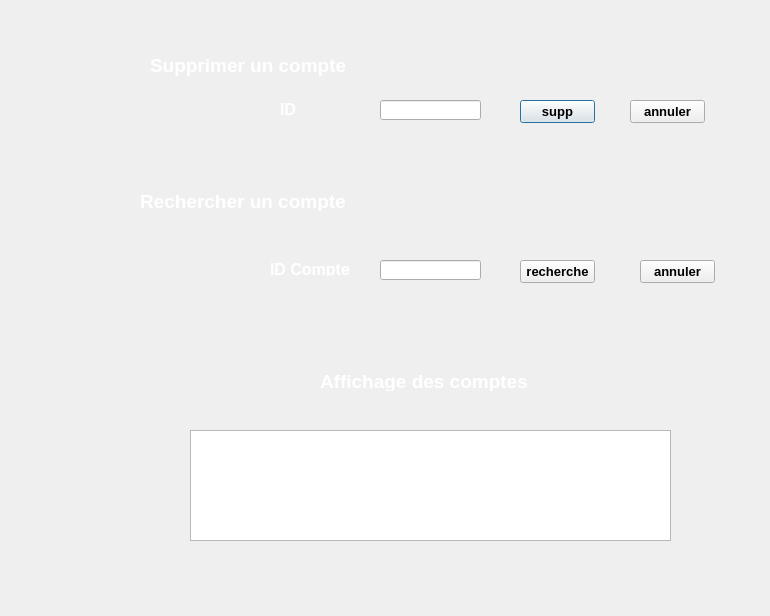
<?xml version="1.0" encoding="UTF-8"?>
<ui version="4.0">
 <class>rech_supp_cmt</class>
 <widget class="QDialog" name="rech_supp_cmt">
  <property name="geometry">
   <rect>
    <x>0</x>
    <y>0</y>
    <width>770</width>
    <height>616</height>
   </rect>
  </property>
  <property name="windowTitle">
   <string>Dialog</string>
  </property>
  <widget class="QLineEdit" name="id_supp">
   <property name="geometry">
    <rect>
     <x>380</x>
     <y>100</y>
     <width>101</width>
     <height>20</height>
    </rect>
   </property>
  </widget>
  <widget class="QLabel" name="label_2">
   <property name="geometry">
    <rect>
     <x>140</x>
     <y>190</y>
     <width>251</width>
     <height>21</height>
    </rect>
   </property>
   <property name="font">
    <font>
     <pointsize>14</pointsize>
     <weight>75</weight>
     <bold>true</bold>
    </font>
   </property>
   <property name="text">
    <string>&lt;!DOCTYPE HTML PUBLIC &quot;-//W3C//DTD HTML 4.0//EN&quot; &quot;http://www.w3.org/TR/REC-html40/strict.dtd&quot;&gt;
&lt;html&gt;&lt;head&gt;&lt;meta name=&quot;qrichtext&quot; content=&quot;1&quot; /&gt;&lt;style type=&quot;text/css&quot;&gt;
p, li { white-space: pre-wrap; }
&lt;/style&gt;&lt;/head&gt;&lt;body style=&quot; font-family:'MS Shell Dlg 2'; font-size:14pt; font-weight:600; font-style:normal;&quot;&gt;
&lt;p style=&quot; margin-top:0px; margin-bottom:0px; margin-left:0px; margin-right:0px; -qt-block-indent:0; text-indent:0px;&quot;&gt;&lt;span style=&quot; color:#ffffff;&quot;&gt;Rechercher un compte&lt;/span&gt;&lt;/p&gt;&lt;/body&gt;&lt;/html&gt;</string>
   </property>
  </widget>
  <widget class="QTableView" name="tableView_2">
   <property name="geometry">
    <rect>
     <x>190</x>
     <y>430</y>
     <width>481</width>
     <height>111</height>
    </rect>
   </property>
  </widget>
  <widget class="QLabel" name="label_11">
   <property name="geometry">
    <rect>
     <x>280</x>
     <y>100</y>
     <width>61</width>
     <height>16</height>
    </rect>
   </property>
   <property name="text">
    <string>&lt;!DOCTYPE HTML PUBLIC &quot;-//W3C//DTD HTML 4.0//EN&quot; &quot;http://www.w3.org/TR/REC-html40/strict.dtd&quot;&gt;
&lt;html&gt;&lt;head&gt;&lt;meta name=&quot;qrichtext&quot; content=&quot;1&quot; /&gt;&lt;style type=&quot;text/css&quot;&gt;
p, li { white-space: pre-wrap; }
&lt;/style&gt;&lt;/head&gt;&lt;body style=&quot; font-family:'MS Shell Dlg 2'; font-size:8.25pt; font-weight:400; font-style:normal;&quot;&gt;
&lt;p style=&quot; margin-top:0px; margin-bottom:0px; margin-left:0px; margin-right:0px; -qt-block-indent:0; text-indent:0px;&quot;&gt;&lt;span style=&quot; font-size:12pt; font-weight:600; color:#ffffff;&quot;&gt;ID&lt;/span&gt;&lt;/p&gt;&lt;/body&gt;&lt;/html&gt;</string>
   </property>
  </widget>
  <widget class="QLabel" name="label_7">
   <property name="geometry">
    <rect>
     <x>270</x>
     <y>260</y>
     <width>101</width>
     <height>16</height>
    </rect>
   </property>
   <property name="text">
    <string>&lt;!DOCTYPE HTML PUBLIC &quot;-//W3C//DTD HTML 4.0//EN&quot; &quot;http://www.w3.org/TR/REC-html40/strict.dtd&quot;&gt;
&lt;html&gt;&lt;head&gt;&lt;meta name=&quot;qrichtext&quot; content=&quot;1&quot; /&gt;&lt;style type=&quot;text/css&quot;&gt;
p, li { white-space: pre-wrap; }
&lt;/style&gt;&lt;/head&gt;&lt;body style=&quot; font-family:'MS Shell Dlg 2'; font-size:8.25pt; font-weight:400; font-style:normal;&quot;&gt;
&lt;p style=&quot; margin-top:0px; margin-bottom:0px; margin-left:0px; margin-right:0px; -qt-block-indent:0; text-indent:0px;&quot;&gt;&lt;span style=&quot; font-size:12pt; font-weight:600; color:#ffffff;&quot;&gt;ID Compte&lt;/span&gt;&lt;/p&gt;&lt;/body&gt;&lt;/html&gt;</string>
   </property>
  </widget>
  <widget class="QPushButton" name="suppr">
   <property name="geometry">
    <rect>
     <x>520</x>
     <y>100</y>
     <width>75</width>
     <height>23</height>
    </rect>
   </property>
   <property name="font">
    <font>
     <pointsize>10</pointsize>
     <weight>75</weight>
     <bold>true</bold>
    </font>
   </property>
   <property name="text">
    <string>supp</string>
   </property>
  </widget>
  <widget class="QLabel" name="label_10">
   <property name="geometry">
    <rect>
     <x>150</x>
     <y>50</y>
     <width>271</width>
     <height>31</height>
    </rect>
   </property>
   <property name="font">
    <font>
     <pointsize>14</pointsize>
     <weight>75</weight>
     <bold>true</bold>
    </font>
   </property>
   <property name="text">
    <string>&lt;!DOCTYPE HTML PUBLIC &quot;-//W3C//DTD HTML 4.0//EN&quot; &quot;http://www.w3.org/TR/REC-html40/strict.dtd&quot;&gt;
&lt;html&gt;&lt;head&gt;&lt;meta name=&quot;qrichtext&quot; content=&quot;1&quot; /&gt;&lt;style type=&quot;text/css&quot;&gt;
p, li { white-space: pre-wrap; }
&lt;/style&gt;&lt;/head&gt;&lt;body style=&quot; font-family:'MS Shell Dlg 2'; font-size:14pt; font-weight:600; font-style:normal;&quot;&gt;
&lt;p style=&quot; margin-top:0px; margin-bottom:0px; margin-left:0px; margin-right:0px; -qt-block-indent:0; text-indent:0px;&quot;&gt;&lt;span style=&quot; color:#ffffff;&quot;&gt;Supprimer un compte&lt;/span&gt;&lt;/p&gt;&lt;/body&gt;&lt;/html&gt;</string>
   </property>
  </widget>
  <widget class="QLineEdit" name="id_rech">
   <property name="geometry">
    <rect>
     <x>380</x>
     <y>260</y>
     <width>101</width>
     <height>20</height>
    </rect>
   </property>
  </widget>
  <widget class="QPushButton" name="pushButton">
   <property name="geometry">
    <rect>
     <x>520</x>
     <y>260</y>
     <width>75</width>
     <height>23</height>
    </rect>
   </property>
   <property name="font">
    <font>
     <pointsize>10</pointsize>
     <weight>75</weight>
     <bold>true</bold>
    </font>
   </property>
   <property name="text">
    <string>recherche</string>
   </property>
  </widget>
  <widget class="QPushButton" name="suppr_2">
   <property name="geometry">
    <rect>
     <x>630</x>
     <y>100</y>
     <width>75</width>
     <height>23</height>
    </rect>
   </property>
   <property name="font">
    <font>
     <pointsize>10</pointsize>
     <weight>75</weight>
     <bold>true</bold>
    </font>
   </property>
   <property name="text">
    <string>annuler</string>
   </property>
  </widget>
  <widget class="QPushButton" name="suppr_3">
   <property name="geometry">
    <rect>
     <x>640</x>
     <y>260</y>
     <width>75</width>
     <height>23</height>
    </rect>
   </property>
   <property name="font">
    <font>
     <pointsize>10</pointsize>
     <weight>75</weight>
     <bold>true</bold>
    </font>
   </property>
   <property name="text">
    <string>annuler</string>
   </property>
  </widget>
  <widget class="QLabel" name="label_8">
   <property name="geometry">
    <rect>
     <x>-10</x>
     <y>-10</y>
     <width>781</width>
     <height>641</height>
    </rect>
   </property>
   <property name="text">
    <string/>
   </property>
   <property name="pixmap">
    <pixmap resource="Images.qrc">:/Arriere/images/1533698_1434101263485693_542051900_n.jpg</pixmap>
   </property>
  </widget>
  <widget class="QLabel" name="label">
   <property name="geometry">
    <rect>
     <x>70</x>
     <y>20</y>
     <width>111</width>
     <height>81</height>
    </rect>
   </property>
   <property name="text">
    <string/>
   </property>
   <property name="pixmap">
    <pixmap>../../icone/9.png</pixmap>
   </property>
  </widget>
  <widget class="QLabel" name="label_4">
   <property name="geometry">
    <rect>
     <x>320</x>
     <y>370</y>
     <width>251</width>
     <height>21</height>
    </rect>
   </property>
   <property name="font">
    <font>
     <pointsize>14</pointsize>
     <weight>75</weight>
     <bold>true</bold>
    </font>
   </property>
   <property name="text">
    <string>&lt;!DOCTYPE HTML PUBLIC &quot;-//W3C//DTD HTML 4.0//EN&quot; &quot;http://www.w3.org/TR/REC-html40/strict.dtd&quot;&gt;
&lt;html&gt;&lt;head&gt;&lt;meta name=&quot;qrichtext&quot; content=&quot;1&quot; /&gt;&lt;style type=&quot;text/css&quot;&gt;
p, li { white-space: pre-wrap; }
&lt;/style&gt;&lt;/head&gt;&lt;body style=&quot; font-family:'MS Shell Dlg 2'; font-size:14pt; font-weight:600; font-style:normal;&quot;&gt;
&lt;p style=&quot; margin-top:0px; margin-bottom:0px; margin-left:0px; margin-right:0px; -qt-block-indent:0; text-indent:0px;&quot;&gt;&lt;span style=&quot; color:#ffffff;&quot;&gt;Affichage des comptes&lt;/span&gt;&lt;/p&gt;&lt;/body&gt;&lt;/html&gt;</string>
   </property>
  </widget>
  <widget class="QLabel" name="label_9">
   <property name="geometry">
    <rect>
     <x>-10</x>
     <y>-20</y>
     <width>781</width>
     <height>681</height>
    </rect>
   </property>
   <property name="text">
    <string/>
   </property>
   <property name="pixmap">
    <pixmap>../../icone/business-finance-background-27251450.jpg</pixmap>
   </property>
  </widget>
  <zorder>label_9</zorder>
  <zorder>label_8</zorder>
  <zorder>id_supp</zorder>
  <zorder>label_2</zorder>
  <zorder>tableView_2</zorder>
  <zorder>label_11</zorder>
  <zorder>label_7</zorder>
  <zorder>suppr</zorder>
  <zorder>label_10</zorder>
  <zorder>id_rech</zorder>
  <zorder>pushButton</zorder>
  <zorder>suppr_2</zorder>
  <zorder>suppr_3</zorder>
  <zorder>label</zorder>
  <zorder>label_4</zorder>
 </widget>
 <resources>
  <include location="Images.qrc"/>
 </resources>
 <connections/>
</ui>
